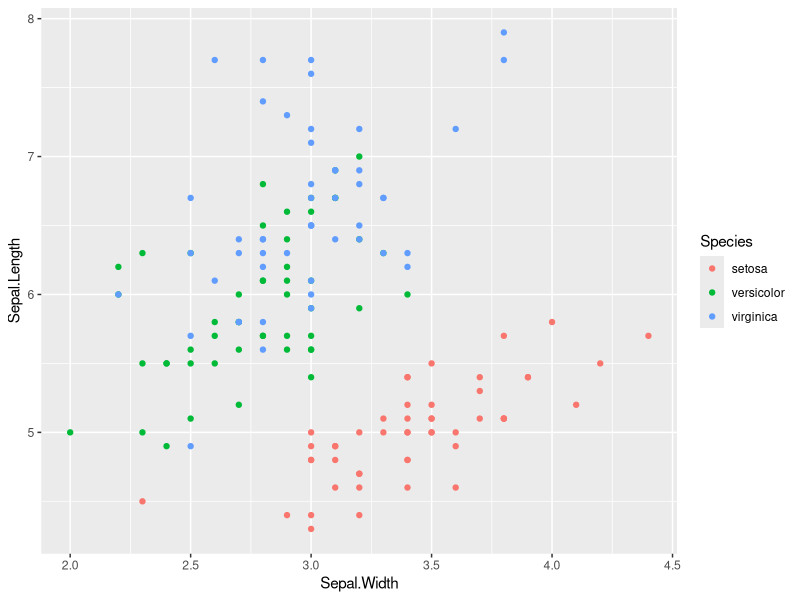
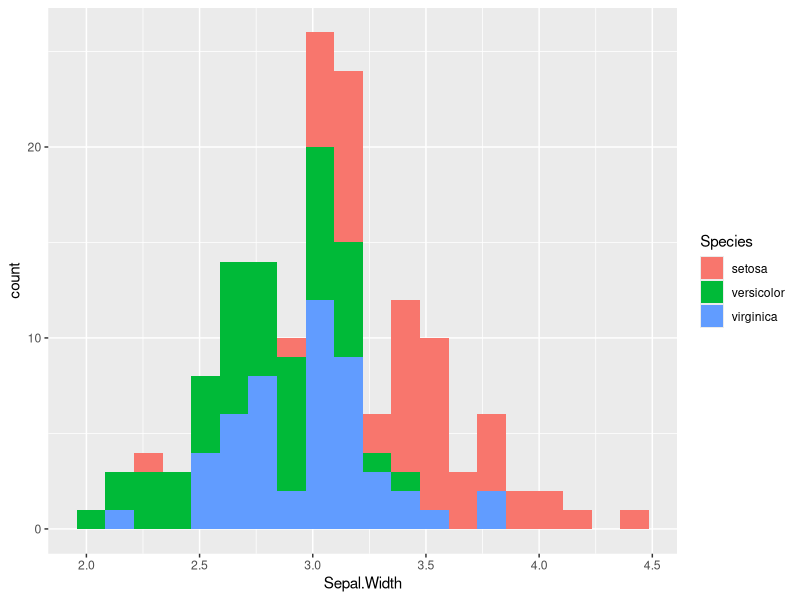

Write R code to recreate these figures, in order.
## ---- chunk 1
knitr::opts_chunk$set(echo = TRUE)
## ---- chunk 2
f <- function(x) {
  if (is.null(x)) 0 else x
}

f(NULL)
## ---- chunk 3
library(ggplot2)
ggplot(iris) +
  geom_point(aes(x = Sepal.Width, y = Sepal.Length, colour = Species))
## ---- chunk 4
library(ggplot2)
ggplot(iris) +
  geom_histogram(aes(x = Sepal.Width, fill = Species), bins=20)
